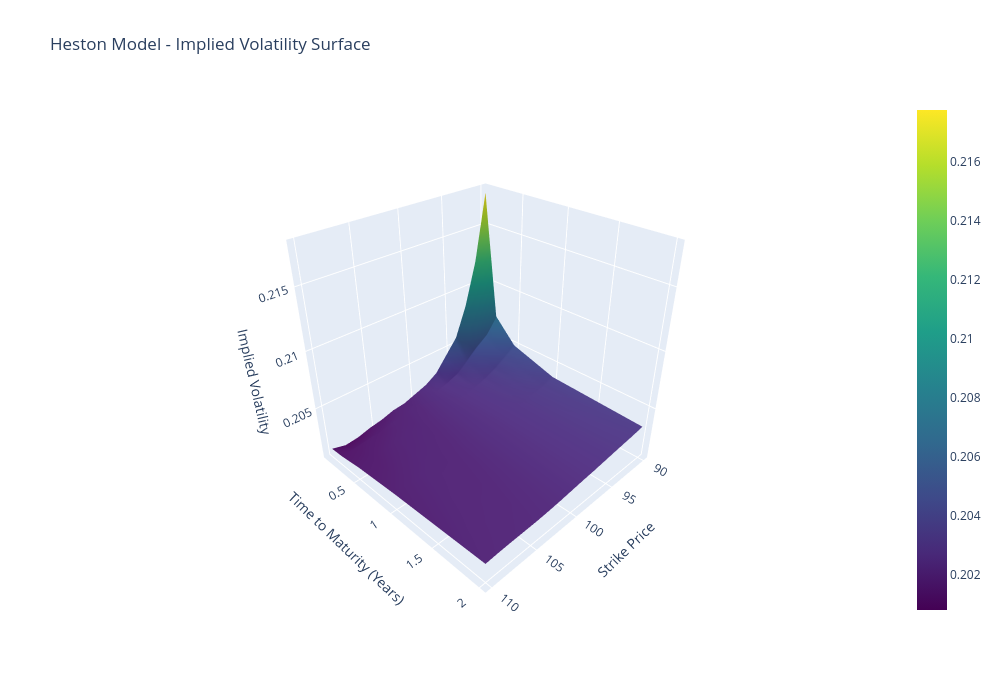

Source (notebook cell):
### Markdown cell above
## 3D Volatility Surface Visualization

The 3D surface shows how implied volatility varies across strikes and maturities. The negative correlation (rho = -0.7) creates a volatility smile/smirk pattern typical of equity markets.

### Code cell
# Create 3D surface plot with Plotly
fig = go.Figure(data=[go.Surface(
    x=strikes,
    y=maturities,
    z=vol_surface,
    colorscale='Viridis',
    name='Implied Vol'
)])

fig.update_layout(
    title='Heston Model - Implied Volatility Surface',
    scene=dict(
        xaxis_title='Strike Price',
        yaxis_title='Time to Maturity (Years)',
        zaxis_title='Implied Volatility',
        camera=dict(
            eye=dict(x=1.5, y=1.5, z=1.3)
        )
    ),
    width=1000,
    height=700,
    showlegend=False
)

fig.show()

### Figure 1 — Plotly figure (JSON) as saved in the notebook; plotly's stock layout.template omitted (floating-point values rounded to 4 significant figures)
{"data": [{"colorscale": [[0, "#440154"], [0.1111, "#482878"], [0.2222, "#3e4989"], [0.3333, "#31688e"], [0.4444, "#26828e"], [0.5556, "#1f9e89"], [0.6667, "#35b779"], [0.7778, "#6ece58"], [0.8889, "#b5de2b"], [1, "#fde725"]], "name": "Implied Vol", "type": "surface", "x": [90, 91.43, 92.86, 94.29, 95.71, 97.14, 98.57, 100, 101.4, 102.9, 104.3, 105.7, 107.1, 108.6, 110.0], "y": [0.1, 0.25, 0.5, 1, 2], "z": [[0.2178, 0.2121, 0.2084, 0.2058, 0.2045, 0.2032, 0.2026, 0.2022, 0.2018, 0.2017, 0.2014, 0.2012, 0.2009, 0.2008, 0.2012], [0.207, 0.2057, 0.2049, 0.204, 0.2032, 0.2028, 0.2025, 0.2023, 0.202, 0.2019, 0.2018, 0.2015, 0.2014, 0.2013, 0.2012], [0.205, 0.2043, 0.2036, 0.2032, 0.2029, 0.2027, 0.2025, 0.2023, 0.2021, 0.2019, 0.2019, 0.2018, 0.2017, 0.2015, 0.2015], [0.2037, 0.2034, 0.2032, 0.2029, 0.2028, 0.2027, 0.2025, 0.2024, 0.2022, 0.2021, 0.202, 0.202, 0.2019, 0.2018, 0.2017], [0.2033, 0.2032, 0.203, 0.2029, 0.2028, 0.2027, 0.2026, 0.2024, 0.2023, 0.2022, 0.2022, 0.2021, 0.2021, 0.2021, 0.202]]}], "layout": {"height": 700, "scene": {"camera": {"eye": {"x": 1.5, "y": 1.5, "z": 1.3}}, "xaxis": {"title": {"text": "Strike Price"}}, "yaxis": {"title": {"text": "Time to Maturity (Years)"}}, "zaxis": {"title": {"text": "Implied Volatility"}}}, "showlegend": false, "title": {"text": "Heston Model - Implied Volatility Surface"}, "width": 1000}}
